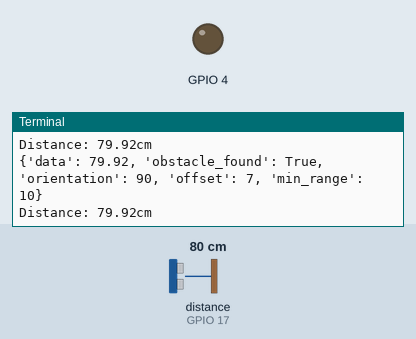
A program run on a simulated Raspberry Pi (BCM pin numbers). Shown: output pins drawn as LEDs (lit = HIGH), the last lines printed to the terminal. The inputs (shaded band) are chosen by the test bench; at power-on: distance to the obstacle (sensor on GPIO 17) 80 cm. The echo pulse lasts 58.3 µs per cm; the clock reads 2024-03-15 10:24:30 at power-on unless the program sets it; pins used as bus, display or sensor lines are not drawn.

Above: at 3.2 s.
3.3 s: distance to the obstacle (sensor on GPIO 17) set to 2 cm
At 3.48 s:
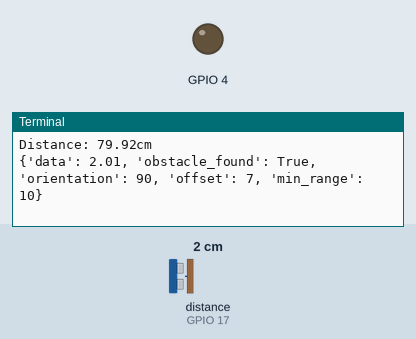
4.8 s: distance to the obstacle (sensor on GPIO 17) set to 4 cm
At 4.8 s:
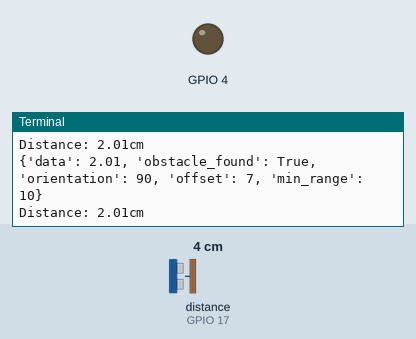
Timing chart, 0 to 7.8 s (numbered marks = the images above; inputs shaded):
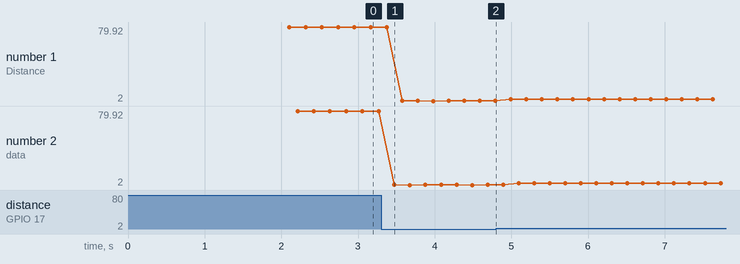

The program:

hc_sr04.py
```python
import RPi.GPIO as GPIO;
import time;

class HCSR04():
    ''' Class for the HC-SR04 ultrasonic sensor.
        Provides readings within 2cm to 4m range.
    '''
    def __init__(self, config):
        self.trig_pin = config["pins"][0];
        self.echo_pin = config["pins"][1];
        GPIO.setmode(GPIO.BCM);
        GPIO.setup(self.trig_pin, GPIO.OUT);
        GPIO.setup(self.echo_pin, GPIO.IN);

        self.center_offset = config["center_offset"];
        self.orient_offset = config["orientation"];
        self.orientation   = config["orientation"];
        self.max_range     = config["max_range"];
        self.min_range     = config["min_range"];

        # Cleanup output:
        GPIO.output(self.trig_pin, GPIO.LOW);
        time.sleep(2);

    def getData(self):
        ''' Returns the distance in centimeters. '''
        # Send pulse:
        GPIO.output(self.trig_pin, GPIO.HIGH);
        time.sleep(0.00001);
        GPIO.output(self.trig_pin, GPIO.LOW);

        # Get the pulse start time:
        pulse_start = time.time();
        while(GPIO.input(self.echo_pin) == 0):
            pulse_start = time.time();

        # Wait for the pulse to be received back:
        pulse_end = time.time();
        while(GPIO.input(self.echo_pin) == 1):
            pulse_end = time.time();

        pulse_duration = pulse_end - pulse_start;
        time.sleep(0.1);
        return self.convertDurationToCM(pulse_duration);

    def getInfo(self, n_readings=1):
        info = {};
        res = 0;
        for i in range(0, n_readings):
            res += self.getData();
        res = res / n_readings;

        info["data"] = res;
        info["obstacle_found"] = True;
        if(info["data"] > self.max_range):
            info["obstacle_found"] = False;
            info['data'] = self.max_range;
        info["orientation"] = self.orientation;
        info["offset"] = self.center_offset;
        info["min_range"] = self.min_range;
        return info;

    def convertDurationToCM(self, duration):
        ''' Converte a duracao do pulso em distancia. '''
        # Check if the duration is valid.
        # Pulse durations bigger than 0.5s or less than 0s
        # shouldn't be considered.
        if(duration <= 0 or duration >= 500):
            return -1;
        return round(duration * 17150, 2);

    def updateOrientation(self, new_orientation):
        ''' Atualiza a orientacao do sensor em relacao ao veiculo. '''
        self.orientation = (new_orientation + self.orient_offset) % 360;

if __name__ == "__main__":

    sonar = HCSR04({"type": "sonar",
                    "pins": [4, 17],
                    "center_offset": 7,
                    "orientation": 90,
                    "max_range": 300,
                    "min_range": 10});

    try:
        while(True):
            distance = sonar.getData();
            print("Distance: " + str(distance) + "cm");
            info = sonar.getInfo();
            print(info);
    except KeyboardInterrupt:
        GPIO.cleanup()
```

Measured:
- after the input at 3.3 s, the terminal: prints a new line after 0.18 s (image 1)
- plotted number 1: 79.92 → 2.01 after the input at 3.3 s, 2.01 → 3.93 after the input at 4.8 s
- plotted number 2: 79.92 → 2.01 after the input at 3.3 s, 2.01 → 3.93 after the input at 4.8 s
